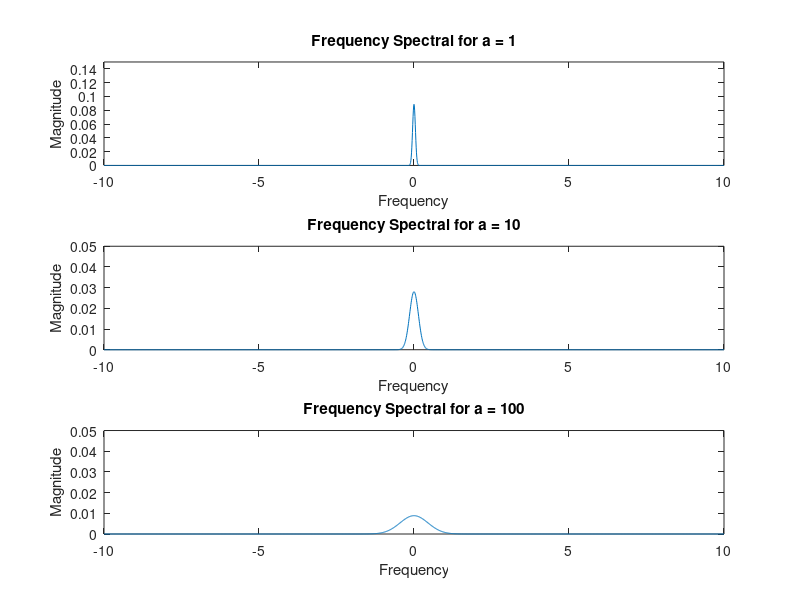

Reproduce this figure in MATLAB.
clear
close all

s_int = 0.01;
t = -10:s_int:10;

% Calculate the frequency spectral for a = 1, 10, and 100
f1 = exp(-1 * (t .^ 2)) / numel(t);
f10 = exp(-10 * (t .^ 2)) / numel(t);
f100 = exp(-100 * (t .^ 2)) / numel(t);


% Plot the frequency spectrals
specs = figure;
subplot(3, 1, 1)
plot(t, abs(fftshift(fft(f1))))
ylim([0 0.15])
xlabel("Frequency")
ylabel("Magnitude")
title("Frequency Spectral for a = 1")
subplot(3, 1, 2)
plot(t, abs(fftshift(fft(f10))))
ylim([0 0.05])
xlabel("Frequency")
ylabel("Magnitude")
title("Frequency Spectral for a = 10")
subplot(3, 1, 3)
plot(t, abs(fftshift(fft(f100))))
ylim([0 0.05])
xlabel("Frequency")
ylabel("Magnitude")
title("Frequency Spectral for a = 100")

% Save plot
saveas(specs, "Spectrals.png")